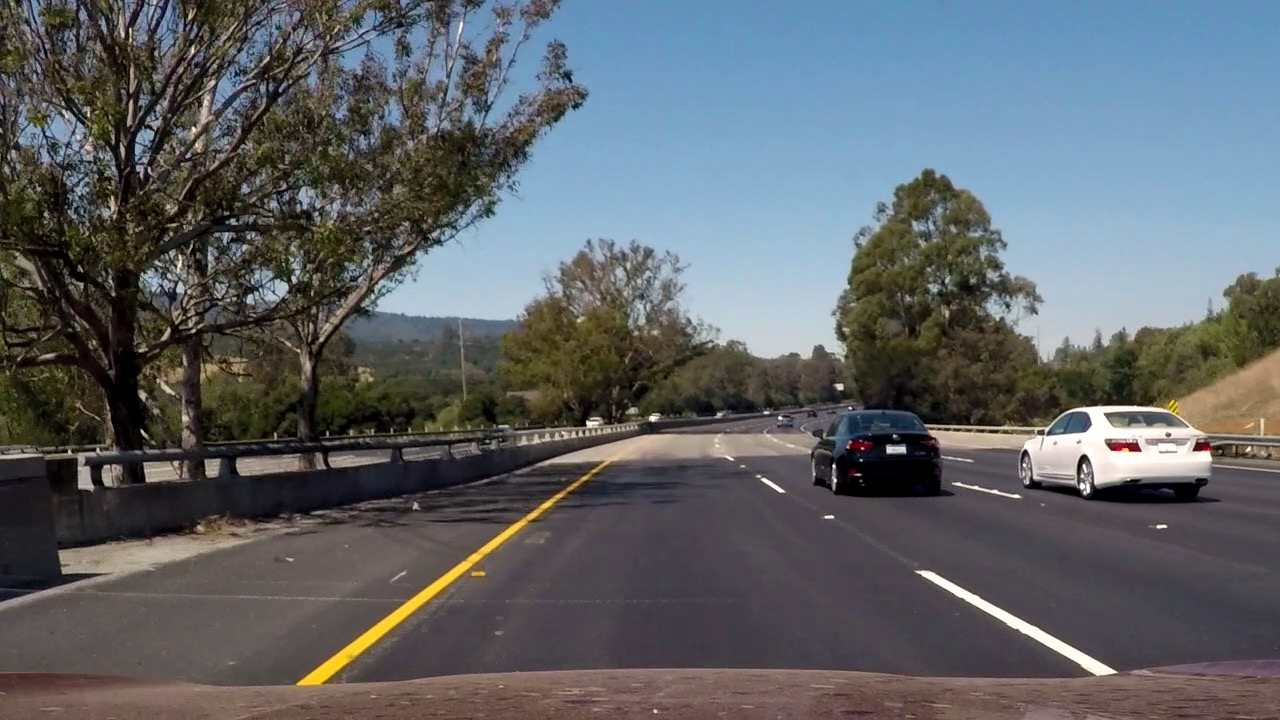
#> input picture test_images/additionalExample.jpg, 1280 x 720 px; its folder holds 2 pictures in this run
$ python p1a.py   (Python 2 division)
#> lines starting #> are read from the running program, lines starting #| are printed output that depends on the picture
#!/usr/bin/env python
# -*- coding: utf-8 -*-

import os
import numpy as np
import cv2

def process(fpath):
#> called with fpath = 'test_images/additionalExample.jpg'
    img = cv2.imread(fpath)
#> img is the input picture: shape (720, 1280, 3); mean B, G, R 103.3, 99.2, 95
    '''# White mask
    lower, upper = [200, 200, 200], [255, 255, 255]
    lower = np.array(lower, dtype='uint8')
    upper = np.array(upper, dtype='uint8')
    white_mask = cv2.inRange(img, lower, upper)
    # Yellow mask
    lower, upper = [200, 200, 0], [255, 255, 0]
    lower = np.array(lower, dtype='uint8')
    upper = np.array(upper, dtype='uint8')
    yellow_mask = cv2.inRange(img, lower, upper)
    # Combine white and yellow masks
    mask = white_mask + yellow_mask
    output = cv2.bitwise_and(img, img, mask=mask)'''
    output = cv2.cvtColor(img, cv2.COLOR_RGB2HLS)
#> output: shape (720, 1280, 3); mean of channels 0, 1, 2 85.2, 98.8, 58.1
    return np.hstack([img, output])
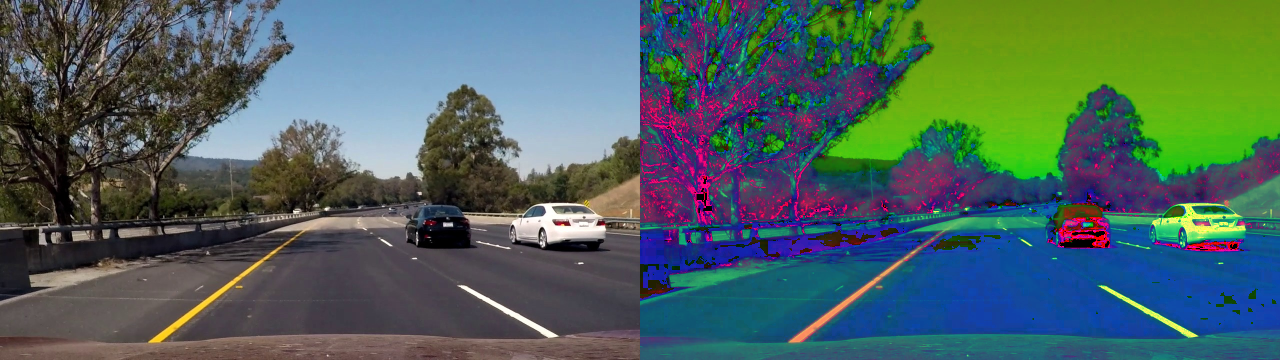
#> returned value: shape (720, 2560, 3) (shown at 1/2 size); mean of channels 0, 1, 2 94.3, 99, 76.5; drawn as B, G, R

input_dir = 'test_images/'
output_dir = 'test_images_output/'
for fname in os.listdir(input_dir):
    if fname[0] == '.':
        continue
    fpath = input_dir + fname
    print fpath
    img = process(fpath)
    cv2.imwrite(output_dir + fname, img)
#> pass 2 of the loop `for fname in os.listdir(input_dir):`:
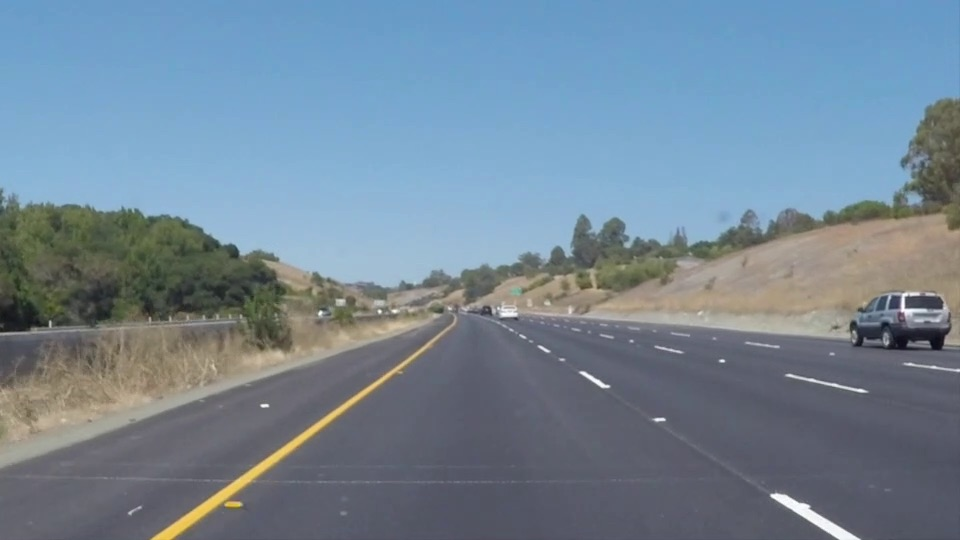
#> input picture test_images/vlcsnap-2017-07-24-13h06m39s088.jpg, 960 x 540 px
#> in process, img is the input picture: shape (540, 960, 3); mean B, G, R 150, 134.1, 115.3
#> output: shape (540, 960, 3); mean of channels 0, 1, 2 35.9, 133, 63.3
#> in process (call 2), `return np.hstack([img, output])`:
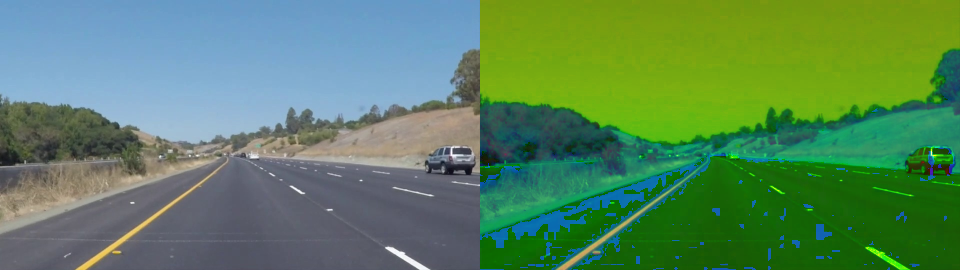
#> returned value: shape (540, 1920, 3) (shown at 1/2 size); mean of channels 0, 1, 2 93, 133.6, 89.3; drawn as B, G, R
